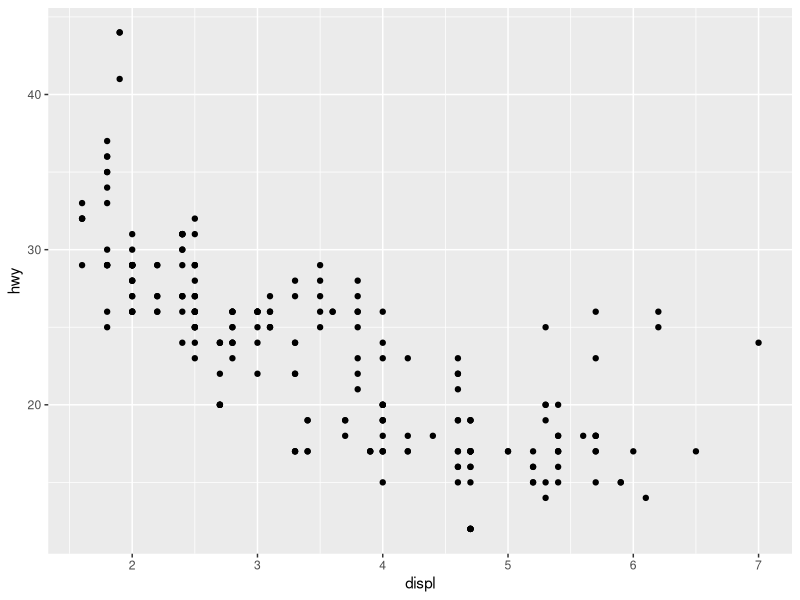
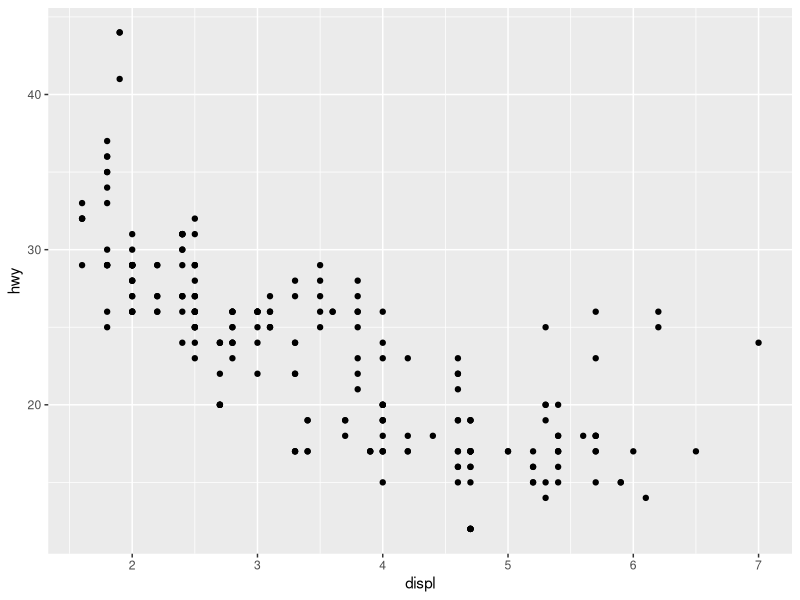
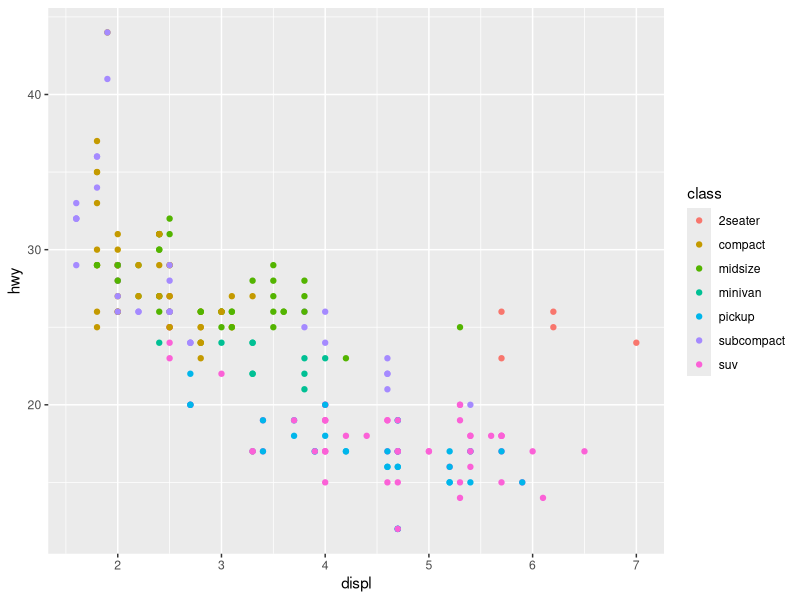
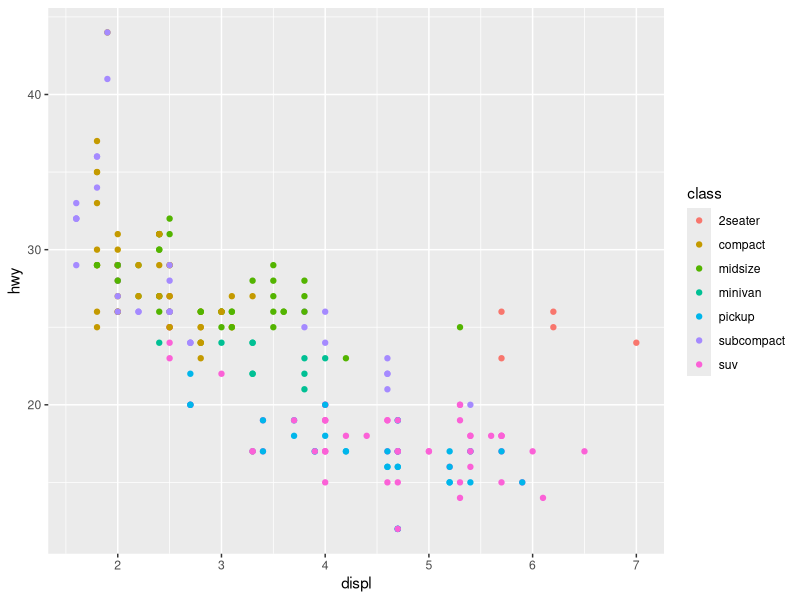
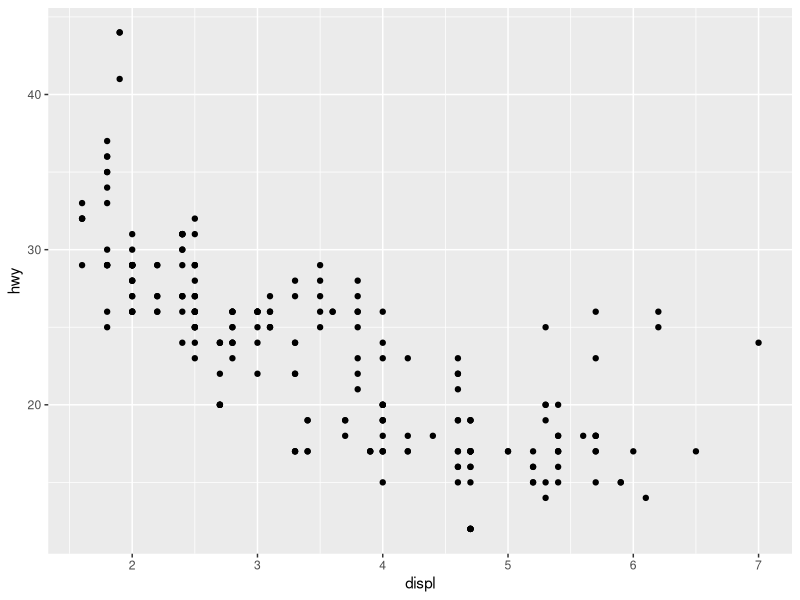
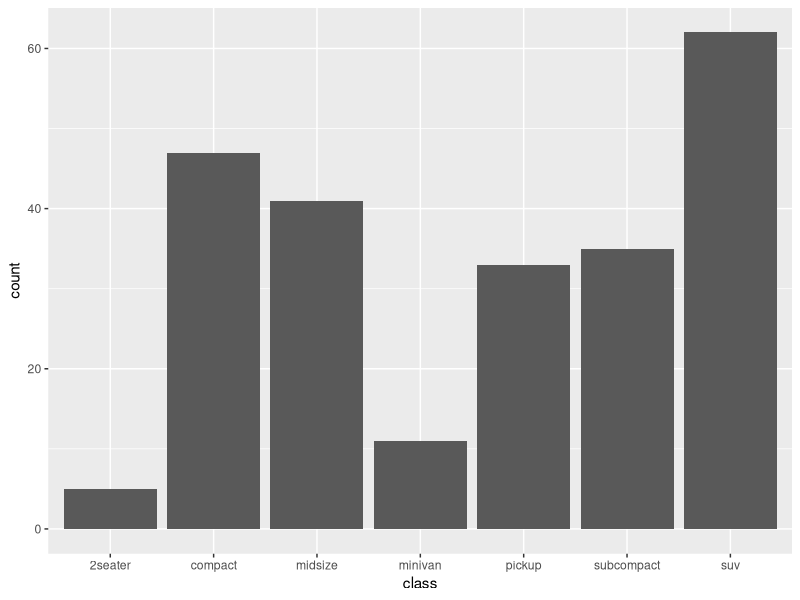
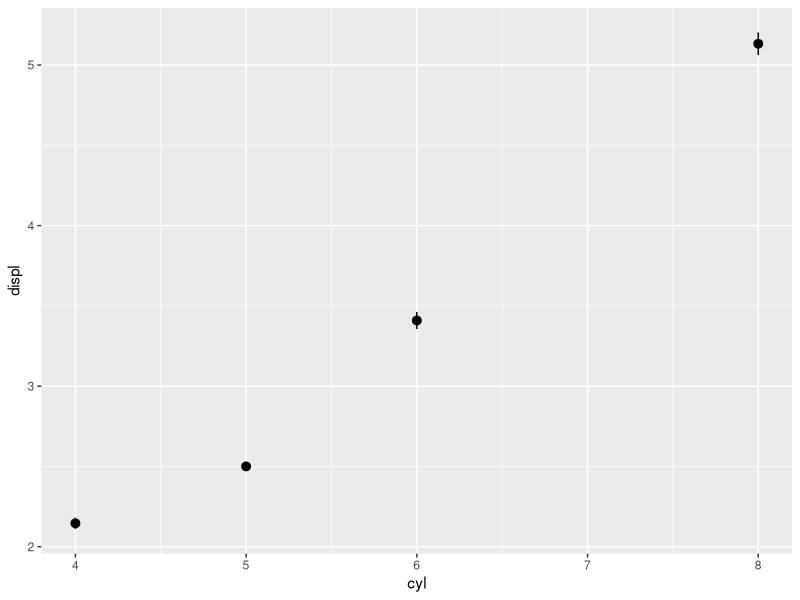
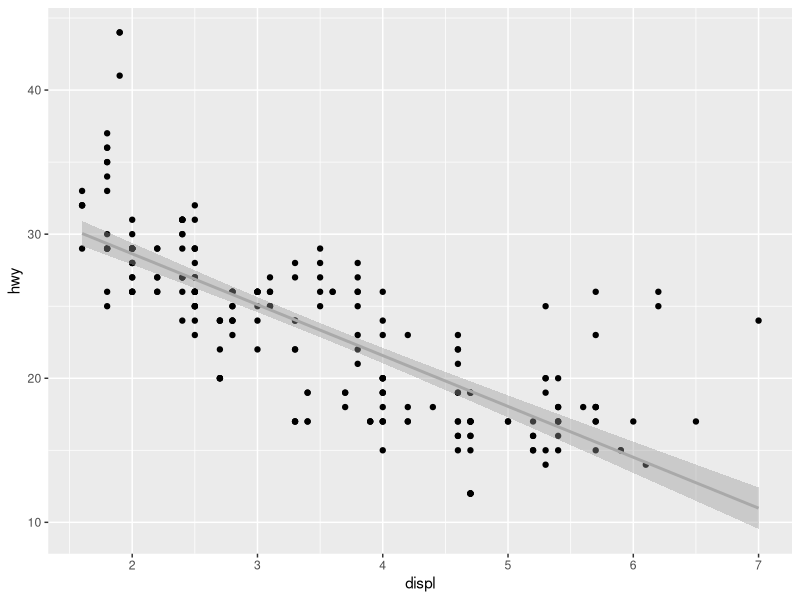

The R source for these figures, in order:
library(tidyverse)
library(patchwork)

ggplot(data = mpg, 
       mapping = aes(x = displ,
                     y = hwy)) +
  geom_point()

# Kurzform
ggplot(mpg, aes(displ, hwy)) +
  geom_point()

### mapping Drittvariable
ggplot(mpg, aes(displ, hwy,
                color = class)) +
  geom_point()

ggplot(mpg, aes(displ, hwy)) +
  geom_point(aes(color = class))

### Objekt
myPlot <- ggplot(mpg, aes(displ, hwy)) 
myPlot + geom_point()

### geoms
ggplot(mpg, aes(class)) +
  geom_bar() 

ggplot(mpg, aes(x = cyl, y = displ)) +
    stat_summary(geom = 'pointrange',
                 fun.data = "mean_se")

# geom_smooth
ggplot(mpg, aes(x = displ, y = hwy)) +
  geom_point() +
  geom_smooth(method = "lm", 
              se = 1,
              color = 'darkgray')


# geom_jitter
ggplot(mpg, aes(x = cyl, y = displ)) +
  geom_jitter(width = 0.05,
              color = 'darkgrey') + 
  stat_summary(geom = 'pointrange',
               fun.data = 'mean_se')


# line plot Mittelwerte
mpg <- mpg %>% mutate(schalt = 
                 case_when(
                   str_detect(trans,'auto') ~ 'automatic',
                   .default = 'manual'),
               class2 = 
                 case_when(
                   str_detect(class,'compact') ~ 'compact',
                   .default = 'other'))

ggplot(mpg, aes(class2, hwy)) +
  stat_summary(
    aes(group = schalt, color = schalt),
    fun.data = "mean_se",
    geom = "line", 
    position = position_dodge(0.2)) +
  stat_summary(
    aes(group = schalt),
    fun.data = "mean_se",
    geom = "pointrange",
    fun.args = list(mult = 1), 
    position = position_dodge(0.2))



### Anmerkungen
ggplot(mpg, aes(displ, hwy)) +
  geom_point() +
  geom_hline(yintercept = 35,
             linetype = 'dashed') +
  annotate("rect", xmin = 1, xmax = 2,
           ymin = 20, ymax = 50,
           alpha = .1,fill = "blue") +
  annotate("text", x = 2.5, y = 40,
           label = 'Economic cars',
           vjust = "center", hjust = "left")

### Darstellungsoptionen 
ggplot(mpg, aes(displ, hwy)) +
  geom_point(shape = 8,
             color = 'red',
             size = 4)


### shape maps, color maps
ggplot(mpg, aes(displ, hwy,
                shape = class)) +
  geom_point() +
  scale_shape_manual(values = 1:7)


cbPalette <- c("#999999", "#E69F00", "#56B4E9", 
               "#009E73", "#F0E442", "#0072B2",
               "#D55E00", "#CC79A7")

ggplot(mpg, aes(displ, hwy)) +
  geom_point(aes(color = class)) +
  scale_color_manual(values = cbPalette)


### Achsen
ggplot(mpg, aes(displ, hwy)) +
  geom_point() + 
  coord_cartesian(xlim = c(0,8),
                  ylim = c(0, 80)) +
  labs(x = "Hubraum",
             y = "Reichweite",
             tag = "A")


### themes
ggplot(mpg, aes(displ, hwy)) +
  geom_point() +
  theme_classic()


# export
myPlot <- ggplot(mpg, 
                 aes(displ, hwy)) +
  geom_point() + 
  theme_classic()

# arrangieren
plot1 <- myPlot + labs(tag = "A")
plot2 <- myPlot + labs(tag = "B")

plot1 | plot2
plot1 | plot2 / plot1


ggsave(filename = "myPlot.svg", 
       plot = myPlot,
       width = 5,
       height = 5,
       units = 'cm',
       dpi = 300)
